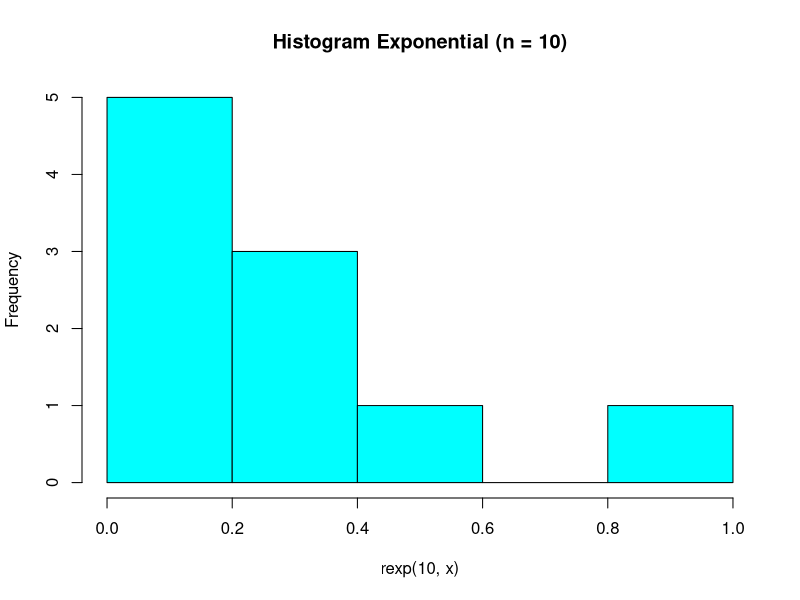
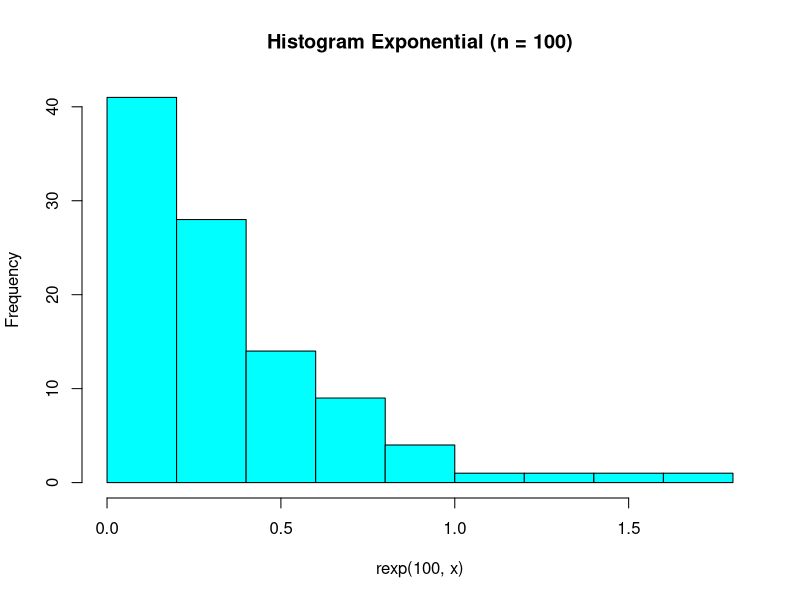
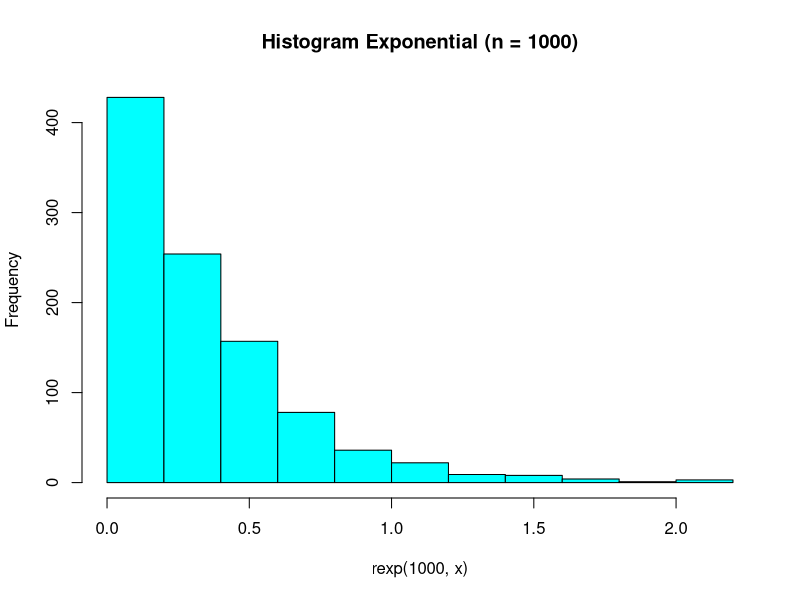
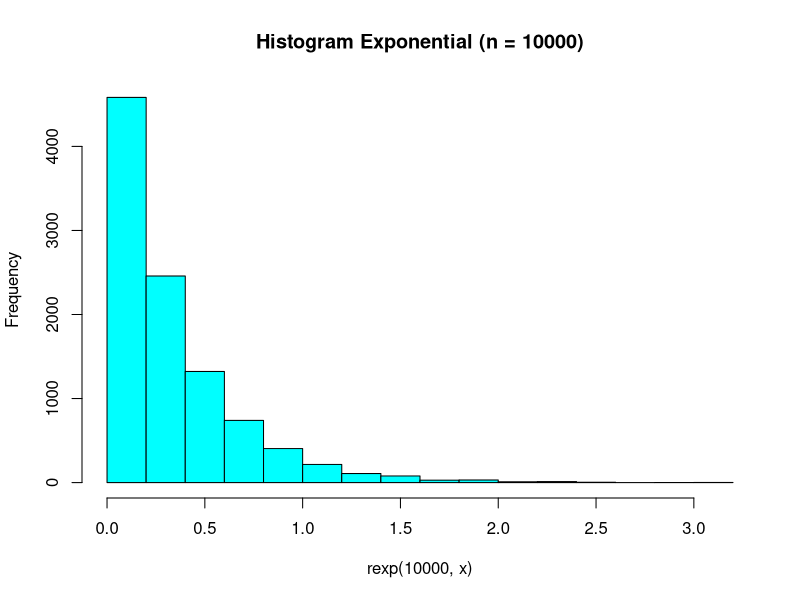

Write R code to recreate these figures, in order.
#  =================== 5 ==================== 
x = 3

## a
dexp(1, x)

## b
set.seed(1)
hist(rexp(10, x), main = "Histogram Exponential (n = 10)", col = "cyan")
hist(rexp(100, x), main = "Histogram Exponential (n = 100)", col = "cyan")
hist(rexp(1000, x), main = "Histogram Exponential (n = 1000)", col = "cyan")
hist(rexp(10000, x), main = "Histogram Exponential (n = 10000)", col = "cyan")

## c
n = 100
data5 = rexp(n, x)

mean(data5)

var(data5)